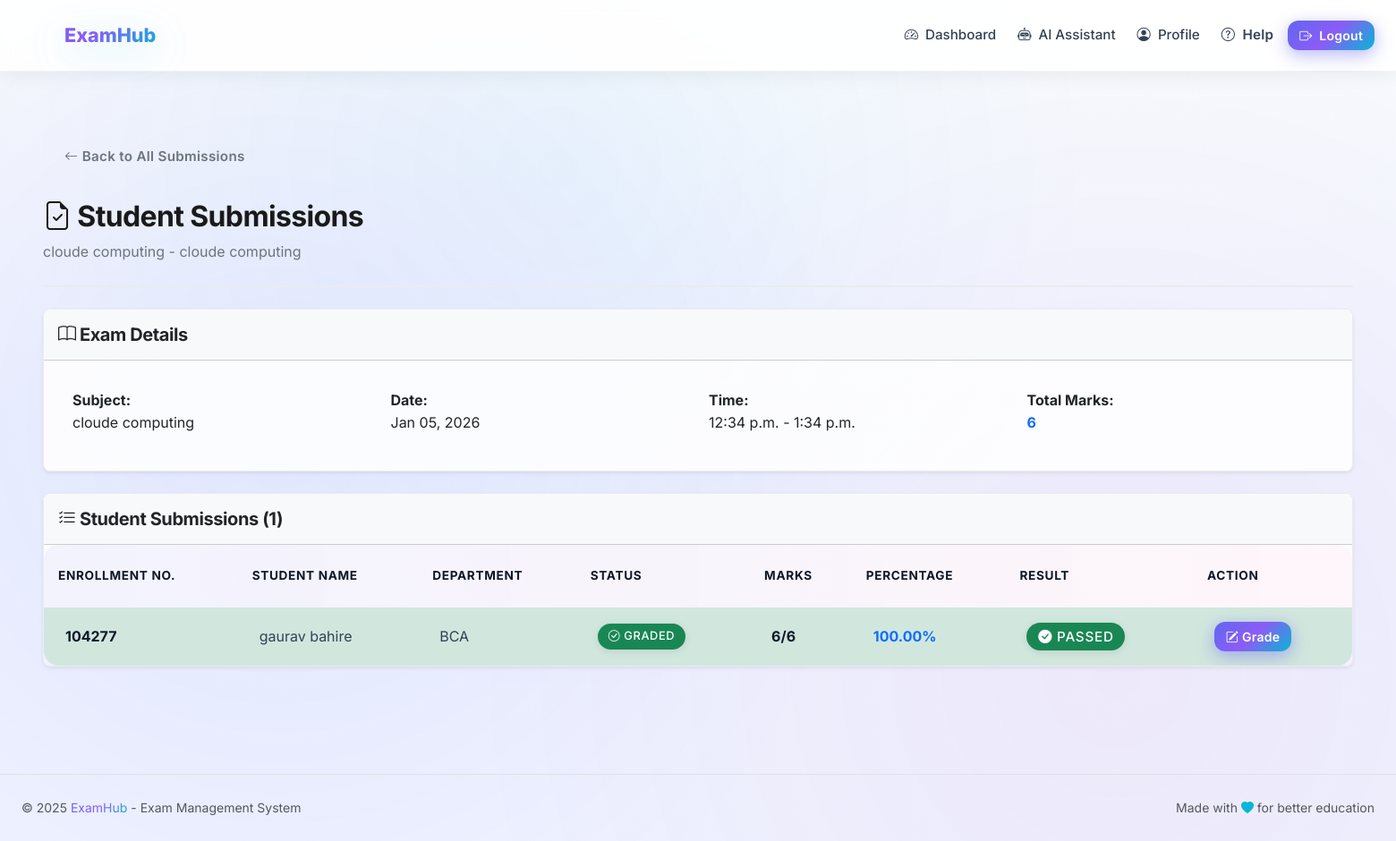
Page /exams/admin/submissions/2/ (signed in) on the committed database.
### apps/exams/models.py (models this page shows, shortened)
class ExamSchedule(models.Model):
    STATUS_CHOICES = (
        ('draft', 'Draft'),
        ('published', 'Published'),
        ('ongoing', 'Ongoing'),
        ('completed', 'Completed'),
    )
    question_paper = models.ForeignKey(
        QuestionPaper,
        on_delete=models.CASCADE,
        related_name='schedules'
    )
    scheduled_date = models.DateField(db_index=True)
    start_time = models.TimeField()
    end_time = models.TimeField()
    assigned_students = models.ManyToManyField(
        StudentProfile,
        related_name='exam_schedules'
    )
    status = models.CharField(
        max_length=20,
        choices=STATUS_CHOICES,
        default='draft'
    )
    created_at = models.DateTimeField(auto_now_add=True)
    updated_at = models.DateTimeField(auto_now=True)
    class Meta:
        ordering = ['scheduled_date', 'start_time']
        indexes = [
            models.Index(fields=['scheduled_date', 'status']),
        ]

class QuestionPaper(models.Model):
    title = models.CharField(max_length=300)
    subject = models.ForeignKey(
        Subject,
        on_delete=models.CASCADE,
        related_name='question_papers'
    )
    questions = models.ManyToManyField(Question, related_name='papers')
    total_marks = models.IntegerField(default=100)
    duration_minutes = models.IntegerField(
        validators=[MinValueValidator(15), MaxValueValidator(480)]
    )
    passing_marks = models.IntegerField(
        validators=[MinValueValidator(0), MaxValueValidator(100)]
    )
    instructions = models.TextField(blank=True, help_text="Exam instructions for students")
    created_by = models.ForeignKey(
        User,
        on_delete=models.SET_NULL,
        null=True,
        related_name='created_papers'
    )
    created_at = models.DateTimeField(auto_now_add=True)
    updated_at = models.DateTimeField(auto_now=True)
    class Meta:
        ordering = ['-created_at']
        indexes = [
            models.Index(fields=['subject']),
        ]
    def get_total_marks(self):
        return self.questions.aggregate(models.Sum('marks'))['marks__sum'] or 0

class Subject(models.Model):
    code = models.CharField(max_length=50, unique=True, db_index=True)
    name = models.CharField(max_length=200)
    description = models.TextField(blank=True)
    department = models.ForeignKey(
        Department,
        on_delete=models.CASCADE,
        related_name='subjects',
        null=True,
        blank=True
    )
    credits = models.IntegerField(
        validators=[MinValueValidator(1), MaxValueValidator(4)]
    )
    created_at = models.DateTimeField(auto_now_add=True)
    updated_at = models.DateTimeField(auto_now=True)
    class Meta:
        ordering = ['code']
        indexes = [
            models.Index(fields=['code']),
            models.Index(fields=['department']),
        ]

class StudentExamResult(models.Model):
    STATUS_CHOICES = (
        ('passed', 'Passed'),
        ('failed', 'Failed'),
        ('pending', 'Pending Grading'),
    )
    exam_schedule = models.ForeignKey(
        ExamSchedule,
        on_delete=models.CASCADE,
        related_name='results'
    )
    student = models.ForeignKey(
        StudentProfile,
        on_delete=models.CASCADE,
        related_name='exam_results'
    )
    total_marks = models.IntegerField()
    marks_obtained = models.IntegerField()
    percentage = models.FloatField()
    status = models.CharField(max_length=20, choices=STATUS_CHOICES)
    graded_at = models.DateTimeField()
    class Meta:
        unique_together = ('exam_schedule', 'student')
        ordering = ['-graded_at']
        indexes = [
            models.Index(fields=['exam_schedule', 'student']),
            models.Index(fields=['status']),
        ]

### apps/accounts/models.py (models this page shows, shortened)
class StudentProfile(models.Model):
    user = models.OneToOneField(
        User,
        on_delete=models.CASCADE,
        related_name='student_profile'
    )
    enrollment_number = models.CharField(
        max_length=50,
        unique=True,
        db_index=True
    )
    department = models.CharField(
        max_length=100,
        choices=DEPARTMENT_CHOICES,
        default='BCA'
    )
    semester = models.IntegerField(choices=[(i, str(i)) for i in range(1, 9)])
    profile_picture = models.ImageField(
        upload_to='student_profiles/',
        blank=True,
        null=True
    )
    date_of_birth = models.DateField(blank=True, null=True)
    address = models.TextField(blank=True)
    is_active = models.BooleanField(default=True)
    created_at = models.DateTimeField(auto_now_add=True)
    updated_at = models.DateTimeField(auto_now=True)
    class Meta:
        ordering = ['enrollment_number']
        indexes = [
            models.Index(fields=['enrollment_number']),
            models.Index(fields=['department']),
        ]

class User(AbstractUser):
    ROLE_CHOICES = (
        ('admin', 'Admin'),
        ('student', 'Student'),
    )
    role = models.CharField(
        max_length=10,
        choices=ROLE_CHOICES,
        default='student'
    )
    department = models.CharField(
        max_length=100,
        choices=DEPARTMENT_CHOICES,
        blank=True,
        null=True
    )
    phone_number = models.CharField(max_length=15, blank=True, null=True)
    profile_picture = models.ImageField(
        upload_to='admin_profiles/',
        blank=True,
        null=True
    )
    created_at = models.DateTimeField(auto_now_add=True)
    updated_at = models.DateTimeField(auto_now=True)
    class Meta:
        ordering = ['-created_at']
        indexes = [
            models.Index(fields=['email']),
            models.Index(fields=['role']),
            models.Index(fields=['department']),
        ]
    @property
    def is_admin_user(self):
        return self.role == 'admin'

### apps/exams/views.py (the view)
# urls.py: path('submissions/<int:schedule_id>/', views.exam_submissions_detail, name='submissions_detail'),
@login_required
def exam_submissions_detail(request, schedule_id):
    if not request.user.is_admin_user:
        messages.error(request, 'Access denied.')
        return redirect('dashboard')
    schedule = get_object_or_404(ExamSchedule, pk=schedule_id)
    results = StudentExamResult.objects.filter(
        exam_schedule=schedule
    ).select_related('student__user').order_by('student__enrollment_number')
    context = {
        'schedule': schedule,
        'results': results,
    }
    return render(request, 'exams/admin/exam_submissions_detail.html', context)

### templates/exams/admin/exam_submissions_detail.html (shortened to what this page needs)
{% extends 'base.html' %}
{% load static %}
{% block content %}
<div class="container-fluid px-3 px-md-4 py-4">
    <div class="mb-4">
        <a href="{% url 'exams:admin:submissions_list' %}" class="btn btn-outline-secondary">
            <i class="bi bi-arrow-left"></i> Back to All Submissions
        </a>
    </div>
    <div class="page-header mb-4">
        <div>
            <h1 class="page-title">
                <i class="bi bi-file-earmark-check"></i> Student Submissions
            </h1>
            <p class="page-subtitle">{{ schedule.question_paper.subject.name }} - {{ schedule.question_paper.title }}</p>
        </div>
    </div>
    <div class="card mb-4">
        <div class="card-header bg-light py-3">
            <h5 class="mb-0">
                <i class="bi bi-book"></i> Exam Details
            </h5>
        </div>
        <div class="card-body">
            <div class="row">
                <div class="col-md-3">
                    <p class="mb-2">
                        <strong>Subject:</strong><br>
                        {{ schedule.question_paper.subject.name }}
                    </p>
                </div>
                <div class="col-md-3">
                    <p class="mb-2">
                        <strong>Date:</strong><br>
                        {{ schedule.scheduled_date|date:"M d, Y" }}
                    </p>
                </div>
                <div class="col-md-3">
                    <p class="mb-2">
                        <strong>Time:</strong><br>
                        {{ schedule.start_time }} - {{ schedule.end_time }}
                    </p>
                </div>
                <div class="col-md-3">
                    <p class="mb-2">
                        <strong>Total Marks:</strong><br>
                        <strong class="text-primary">{{ schedule.question_paper.get_total_marks|default:schedule.question_paper.total_marks }}</strong>
                    </p>
                </div>
            </div>
        </div>
    </div>
    <div class="card">
        <div class="card-header bg-light py-3">
            <div class="d-flex justify-content-between align-items-center">
                <h5 class="mb-0">
                    <i class="bi bi-list-check"></i> Student Submissions ({{ results.count }})
                </h5>
            </div>
        </div>
        <div class="card-body p-0">
            {% if results %}
            <div class="table-responsive">
                <table class="table table-hover mb-0">
                    <thead class="table-light">
                        <tr>
                            <th>Enrollment No.</th>
                            <th>Student Name</th>
                            <th>Department</th>
                            <th>Status</th>
                            <th>Marks</th>
                            <th>Percentage</th>
                            <th>Result</th>
                            <th>Action</th>
                        </tr>
                    </thead>
                    <tbody>
                        {% for result in results %}
                        <tr class="{% if result.status == 'pending' %}table-warning{% elif result.status == 'passed' %}table-success{% else %}table-danger{% endif %}">
                            <td>
                                <strong>{{ result.student.enrollment_number }}</strong>
                            </td>
                            <td>
                                {{ result.student.user.get_full_name }}
                            </td>
                            <td>
                                {{ result.student.department }}
                            </td>
                            <td>
                                {% if result.status == 'pending' %}
                                <span class="badge bg-warning text-dark">
                                    <i class="bi bi-clock"></i> Pending
                                </span>
                                {% elif result.status == 'passed' %}
                                <span class="badge bg-success">
                                    <i class="bi bi-check-circle"></i> Graded
                                </span>
                                {% else %}
                                <span class="badge bg-secondary">
                                    <i class="bi bi-check-circle"></i> Graded
                                </span>
                                {% endif %}
                            </td>
                            <td>
                                {% if result.marks_obtained is not None %}
                                <strong>{{ result.marks_obtained }}/{{ result.total_marks }}</strong>
                                {% else %}
                                <span class="text-muted">—</span>
                                {% endif %}
                            </td>
                            <td>
                                {% if result.percentage is not None %}
                                <strong class="text-primary">{{ result.percentage|floatformat:2 }}%</strong>
                                {% else %}
                                <span class="text-muted">—</span>
                                {% endif %}
                            </td>
                            <td>
                                {% if result.status == 'passed' %}
                                <span class="badge bg-success" style="font-size: 0.95rem; padding: 0.5rem 0.8rem;">
                                    <i class="bi bi-check-circle-fill"></i> PASSED
                                </span>
                                {% elif result.status == 'failed' %}
                                <span class="badge bg-danger" style="font-size: 0.95rem; padding: 0.5rem 0.8rem;">
                                    <i class="bi bi-x-circle-fill"></i> FAILED
                                </span>
                                {% else %}
                                <span class="badge bg-secondary" style="font-size: 0.95rem; padding: 0.5rem 0.8rem;">
                                    <i class="bi bi-hourglass-split"></i> PENDING
                                </span>
                                {% endif %}
                            </td>
                            <td>
                                <a href="{% url 'exams:admin:grade_submission' schedule.id result.student.id %}" class="btn btn-sm btn-primary">
                                    <i class="bi bi-pencil-square"></i> Grade
                                </a>
                            </td>
                        </tr>
                        {% endfor %}
                    </tbody>
                </table>
            </div>
            {% else %}
            <div class="alert alert-info m-3">
                <i class="bi bi-info-circle"></i> No student submissions yet.
            </div>
            {% endif %}
        </div>
    </div>
</div>
{% endblock %}

### templates/exams/admin/exam_submissions_detail.html (style rules this page uses)
.page-header { border-bottom: 2px solid #e9ecef; padding-bottom: 1.5rem; }
.page-title { font-size: 2rem; font-weight: 700; color: #1a1a1a; margin-bottom: 0.5rem; }
.page-subtitle { font-size: 1rem; color: #6c757d; margin: 0; }
.card { border: 1px solid #e9ecef; border-radius: 0.5rem; box-shadow: 0 0.125rem 0.25rem rgba(0, 0, 0, 0.075); }
.badge { padding: 0.5rem 0.75rem; font-weight: 500; }
.btn-sm { padding: 0.4rem 0.8rem; font-size: 0.875rem; }

### rows in the picture
ExamSchedule: question_paper.subject.name "cloude computing", question_paper "cloude computing", scheduled_date "Jan 05, 2026", start_time "12:34 p.m.", end_time "1:34 p.m.", question_paper.get_total_marks "6"
StudentExamResult: student.enrollment_number "104277", student.user.get_full_name "gaurav bahire", student.department "BCA", status "passed" (drawn), marks_obtained "6", total_marks "6", percentage "100.00"

### other values in the picture
{{ results.count }} "1"
